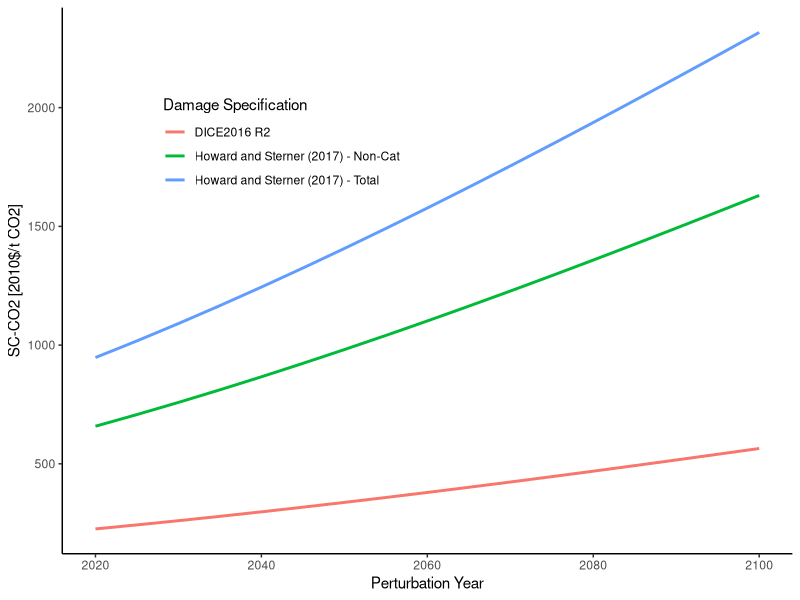
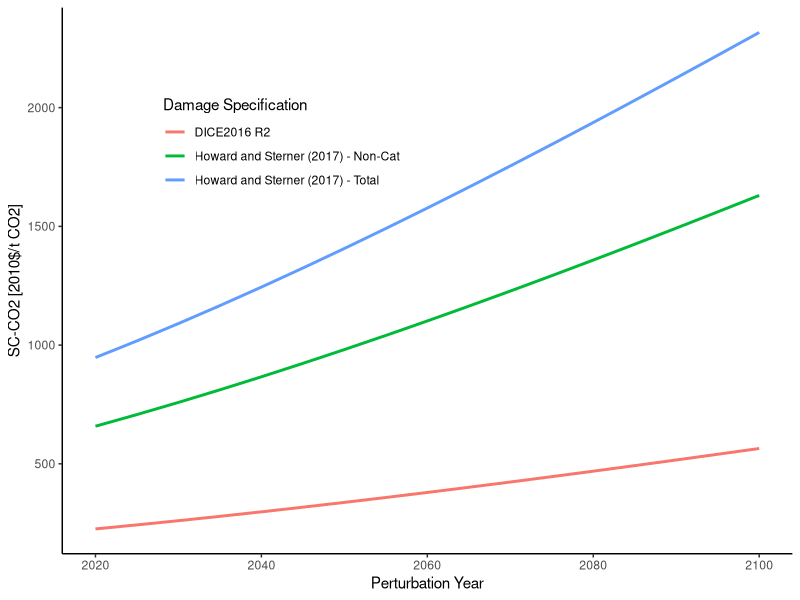

Recreate these plots in R, in order.
library(dplyr)
library(ggplot2)

# time periods (5 years per period)
time_horizon = 60

# availability of fossil fuels
fosslim  = 6000      # maximum cumulative extraction fossil fuels (gtc)

# time step
tstep    = 5         # years per period

# preferences
elasmu   = 1.45      # elasticity of marginal utility of consumption
prstp    = .015      # initial rate of social time preference per year

# population and technology
gama     = .300      # capital elasticity in production function
pop0     = 7403      # initial world population 2015 (millions)
popadj   = 0.134     # growth rate to calibrate to 2050 pop projection
popasym  = 11500     # asymptotic population (millions)
dk       = .100      # depreciation rate on capital (per year)
q0       = 105.5     # initial world gross output 2015 (trill 2010 usd)
k0       = 223       # initial capital value 2015 (trill 2010 usd)
a0       = 5.115     # initial level of total factor productivity
ga0      = 0.076     # initial growth rate for tfp per 5 years
dela     = 0.005     # decline rate of tfp per 5 years
s        = 0.2       # savings rate

# emissions parameters
gsigma1  = -0.0152   # initial growth of sigma (per year)
dsig     = -0.001    # decline rate of decarbonization (per period)
eland0   = 2.6       # carbon emissions from land 2015 (gtco2 per year)
deland   = .115      # decline rate of land emissions (per period)
e0       = 35.85     # industrial emissions 2015 (gtco2 per year)
miu0     = .03       # initial emissions control rate for base case 2015

# carbon cycle
# initial conditions
mat0     = 851       # initial concentration in atmosphere 2015 (gtc)
mu0      = 460       # initial concentration in upper strata 2015 (gtc)
ml0      = 1740      # initial concentration in lower strata 2015 (gtc)
mateq    = 588       # equilibrium concentration atmosphere  (gtc)
mueq     = 360       # equilibrium concentration in upper strata (gtc)
mleq     = 1720      # equilibrium concentration in lower strata (gtc)

# flow paramaters
b12      = .12       # carbon cycle transition matrix
b23      = 0.007     # carbon cycle transition matrix

# these are for declaration and are defined later
# b11      carbon cycle transition matrix
# b21      carbon cycle transition matrix
# b22      carbon cycle transition matrix
# b32      carbon cycle transition matrix
# b33      carbon cycle transition matrix
# sig0     carbon intensity 2010 (kgco2 per output 2005 usd 2010)

# climate model parameters
t2xco2   = 3.1       # equilibrium temp impact (oc per doubling co2)
fex0     = 0.5       # 2015 forcings of non-co2 ghg (wm-2)
fex1     = 1.0       # 2100 forcings of non-co2 ghg (wm-2)
tocean0  = .0068     # initial lower stratum temp change (c from 1900)
tatm0    = 0.85      # initial atmospheric temp change (c from 1900)
c1       = 0.1005    # climate equation coefficient for upper level
c3       = 0.088     # transfer coefficient upper to lower stratum
c4       = 0.025     # transfer coefficient for lower level
fco22x   = 3.6813    # forcings of equilibrium co2 doubling (wm-2)

# climate damage parameters
a1       = 0         # damage intercept
a2       = 0.00236   # damage quadratic term
a3       = 2.00      # damage exponent

# abatement cost
expcost2 = 2.6       # exponent of control cost function
pback    = 550       # cost of backstop 2010$ per tco2 2015
gback    = .025      # initial cost decline backstop cost per period
limmiu   = 1.2       # upper limit on control rate after 2150
tnopol   = 45        # period before which no emissions controls base
cprice0  = 2         # initial base carbon price (2010$ per tco2)
gcprice  = .02       # growth rate of base carbon price per year

# scaling and inessential parameters
# note that these are unnecessary for the calculations
# they ensure that mu of first period's consumption =1 and pv cons = pv utilty
scale1   = 0.0302455265681763   # multiplicative scaling coefficient
scale2   = -10993.704     # additive scaling coefficient

# parameters
# l[t]          level of population and labor
# al[t]         level of total factor productivity
# sigma[t]      co2-equivalent-emissions output ratio
# rr[t]         average utility social discount rate
# ga[t]         growth rate of productivity from
# forcoth[t]    exogenous forcing for other greenhouse gases
# gl[t]         growth rate of labor
# gcost1        growth of cost factor
# gsig[t]       change in sigma (cumulative improvement of energy efficiency)
# etree[t]      emissions from deforestation
# cumetree[t]   cumulative from land
# cost1[t]      adjusted cost for backstop
# lam           climate model parameter
# gfacpop[t]    growth factor population
# pbacktime[t]  backstop price
# optlrsav      optimal long-run savings rate used for transversality
# scc[t]        social cost of carbon
# cpricebase[t] carbon price in base case
# photel[t]     carbon price under no damages (hotelling rent condition)
# ppm[t]        atmospheric concentrations parts per million
# atfrac[t]     atmospheric share since 1850
# atfrac2010[t]     atmospheric share since 2010 ;

# parameters for long-run consistency of carbon cycle
b11 = 1 - b12
b21 = b12*mateq/mueq
b22 = 1 - b21 - b23
b32 = b23*mueq/mleq
b33 = 1 - b32

# further definitions of parameters
a20 = a2
sig0 = e0/(q0*(1-miu0))
lam = fco22x/t2xco2

#
ga = ga0*exp(-dela*5*(0:(time_horizon-1)))

#
etree = eland0*(1-deland)^(0:(time_horizon-1))

#
forcoth = array(fex0+(1/17)*(fex1-fex0),time_horizon)
forcoth[-(1:17)] = (fex1-fex0)

pbacktime = pback*(1-gback)^(0:(time_horizon-1))

l = array(pop0,time_horizon)
al = array(a0,time_horizon)
gsig = array(gsigma1,time_horizon)
sigma = array(sig0,time_horizon)
cumetree = array(100,time_horizon)
cost1 = array(pback*sig0/expcost2/1000,time_horizon)

for (t in 2:time_horizon) {

  l[t] = l[t-1]*(popasym/l[t-1])^popadj

  al[t] = al[t-1]/(1-ga[t-1])

  gsig[t] = gsig[t-1]*(1+dsig)^tstep

  sigma[t] = sigma[t-1]*exp(gsig[t-1]*tstep)

  cost1[t] = pbacktime[t]*sigma[t]/expcost2/1000

}

# set the baseline emission controls to match DICE2016 R2
cpricebase = cprice0*(1+gcprice)^((0:(time_horizon-1))*5)
miu = (cpricebase/pbacktime)^(1/(expcost2-1))
miu[(tnopol+1):length(miu)] = limmiu



run_dice = function(perturbation_year=-1) {

  # variables
  # damfrac[t]      damages as fraction of gross output
  # ygross[t]       gross world product gross of abatement and damages (trillions 2005 usd per year)
  # ynet[t]         output net of damages equation (trillions 2005 usd per year)
  # abatecost[t]    cost of emissions reductions  (trillions 2005 usd per year)
  # y[t]            gross world product net of abatement and damages (trillions 2005 usd per year)
  # i[t]            investment (trillions 2005 usd per year)
  # c[t]            consumption (trillions 2005 us dollars per year)
  # k[t]            capital stock (trillions 2005 us dollars)
  # eind[t]         industrial emissions (gtco2 per year)
  # e[t]            total co2 emissions (gtco2 per year)
  # cca[t]          cumulative industrial carbon emissions (gtc)
  # forc[t]         increase in radiative forcing (watts per m2 from 1900)
  # mat[t]          carbon concentration increase in atmosphere (gtc from 1750)
  # ml[t]           carbon concentration increase in lower oceans (gtc from 1750)
  # mu[t]           carbon concentration increase in shallow oceans (gtc from 1750)
  # tatm[t]         increase temperature of atmosphere (degrees c from 1900)
  # tocean[t]       increase temperatureof lower oceans (degrees c from 1900)
  # miu[t]          emission control rate ghgs

  # intialize space for state variables and set starting values
  damfrac   = array(NA,      time_horizon)
  ygross    = array(NA,      time_horizon)
  ynet      = array(NA,      time_horizon)
  abatecost = array(NA,      time_horizon)
  y         = array(NA,      time_horizon)
  i         = array(NA,      time_horizon)
  c         = array(NA,      time_horizon)
  k         = array(k0,      time_horizon)
  eind      = array(NA,      time_horizon)
  e         = array(NA,      time_horizon)
  cca       = array(400,     time_horizon)
  forc      = array(NA,      time_horizon)
  mat       = array(mat0,    time_horizon)
  ml        = array(ml0,     time_horizon)
  mu        = array(mu0,     time_horizon)
  tatm      = array(tatm0,   time_horizon)
  tocean    = array(tocean0, time_horizon)

  #
  for (t in 1:time_horizon) {

    # equation for damage fraction
    damfrac[t] = a1*tatm[t]+a2*tatm[t]^a3

    # output gross equation
    ygross[t] = (al[t]*(l[t]/1000)^(1-gama))*(k[t]^gama)

    # output net of damages equation
    ynet[t] = ygross[t]*(1-damfrac[t])

    # cost of emissions reductions equation
    abatecost[t] = ygross[t]*cost1[t]*miu[t]^expcost2

    # output net equation
    y[t] = ynet[t]-abatecost[t]

    # savings rate equation
    i[t] = s*y[t]

    # consumption equation
    c[t] = y[t]-i[t]

    # capital balance equation
    k[t+1] = (1-dk)^tstep*k[t]+tstep*i[t]

    # industrial emissions
    eind[t] = sigma[t]*ygross[t]*(1-(miu[t]))

    if (perturbation_year==(2015+t*tstep))
      eind[t] = eind[t]+1

    # emissions equation
    e[t] = eind[t]+etree[t]

    # cumulative industrial carbon emissions
    cca[t+1] = cca[t]+eind[t]*5/3.666

    # atmospheric concentration equation
    mat[t+1] = mat[t]*b11+mu[t]*b21+e[t]*(5/3.666)

    # lower ocean concentration
    ml[t+1] = ml[t]*b33+mu[t]*b23

    # shallow ocean concentration
    mu[t+1] = mat[t]*b12+mu[t]*b22+ml[t]*b32

    # radiative forcing equation
    forc[t+1] = fco22x*((log((mat[t+1]/588.000))/log(2)))+forcoth[t+1]

    # temperature-climate equation for atmosphere
    tatm[t+1] = tatm[t]+c1*(forc[t+1]-(fco22x/t2xco2)*tatm[t]-c3*(tatm[t]-tocean[t]))

    # temperature-climate equation for lower oceans
    tocean[t+1] = tocean[t]+c4*(tatm[t]-tocean[t])

  }

  return(c)

}



get_scc = function(perturbation_year,discount_rate=.02) {

  c_base = run_dice()

  c_perturb = run_dice(perturbation_year)

  c_diff = (c_base-c_perturb)[-(1:((perturbation_year-2015)/tstep))]

  data.frame(year=perturbation_year,
             scc=sum(c_diff*tstep/(1+discount_rate)^(0:(length(c_diff)-1)*tstep))*1e12/1e9/5)

}



get_scc_path = function(years=seq(2020,2100,by=5)) {
  results = NULL
  for (year in years)
    results = rbind(results,get_scc(year))
  return(results)
}



results = get_scc_path() %>%
          mutate(Damages="DICE2016 R2")

# howard and sterner (2017) prefered specification
# cofficient estimates and standard errors (table 2 specification (4))
# t2       0.595 (0.190)
# cat_t2   0.260 (0.267)
# prod_t2  0.113 (0.125)
#
# Non-catastrophic damage excluding productivity: 0.5950*1.25
# Non-catastrophic and catastrophic excluding productivity: 0.5950*1.25+0.260
# Total Damages including productivity: (0.5950+0.113)*1.25+0.260

a2 = (0.5950*1.25)/100
temp = get_scc_path() %>%
       mutate(Damages="Howard and Sterner (2017) - Non-Cat")
results = rbind(results,temp)

a2 = ((0.5950+0.113)*1.25+0.260)/100
temp = get_scc_path() %>%
       mutate(Damages="Howard and Sterner (2017) - Total")
results = rbind(results,temp)

ggplot(results)+
  geom_line(aes(x=year,y=scc,color=Damages),size=1)+
  labs(x="Perturbation Year",y="SC-CO2 [2010$/t CO2]")+
      guides(color=guide_legend(title="Damage Specification"))+
      theme(axis.line.x      = element_line(colour="black"),
            axis.line.y      = element_line(colour="black"),
            panel.grid.minor = element_blank(),
            panel.border     = element_blank(),
            panel.background = element_blank(),
            legend.key       = element_blank(),
            legend.position  = c(.3,.75))

ggsave("scc_plot.png",device="png")
